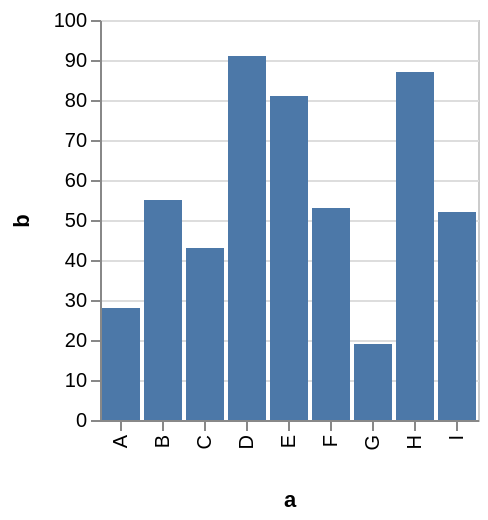

Here is the Vega-Lite specification saved for this chart:
### Vega specification from a JSON file in a GitHub repository (floating-point values rounded to 4 significant figures)
{"$schema": "https://vega.github.io/schema/vega/v3.0.json", "description": "A simple bar chart with embedded data.", "autosize": "pad", "padding": 5, "encode": {"update": {"stroke": {"value": "#ccc"}, "fill": {"value": "transparent"}}}, "data": [{"name": "source_0", "values": [{"a": "A", "b": 28}, {"a": "B", "b": 55}, {"a": "C", "b": 43}, {"a": "D", "b": 91}, {"a": "E", "b": 81}, {"a": "F", "b": 53}, {"a": "G", "b": 19}, {"a": "H", "b": 87}, {"a": "I", "b": 52}]}, {"name": "data_0", "source": "source_0", "transform": [{"type": "formula", "expr": "toNumber(datum[\"b\"])", "as": "b"}, {"type": "filter", "expr": "datum[\"b\"] !== null && !isNaN(datum[\"b\"])"}]}], "signals": [{"name": "x_step", "value": 21}, {"name": "width", "update": "bandspace(domain('x').length, 0.1, 0.05) * x_step"}, {"name": "height", "update": "200"}], "marks": [{"name": "marks", "type": "rect", "role": "bar", "from": {"data": "data_0"}, "encode": {"update": {"x": {"scale": "x", "field": "a"}, "width": {"scale": "x", "band": true}, "y": {"scale": "y", "field": "b"}, "y2": {"scale": "y", "value": 0}, "fill": {"value": "#4c78a8"}, "tooltip": {"signal": "format(datum[\"b\"], '')"}}}}], "scales": [{"name": "x", "type": "band", "domain": {"data": "data_0", "field": "a", "sort": true}, "range": {"step": {"signal": "x_step"}}, "round": true, "paddingInner": 0.1, "paddingOuter": 0.05}, {"name": "y", "type": "linear", "domain": {"data": "data_0", "field": "b"}, "range": [{"signal": "height"}, 0], "round": true, "nice": true, "zero": true}], "axes": [{"scale": "x", "labelOverlap": true, "orient": "bottom", "title": "a", "zindex": 1, "encode": {"labels": {"update": {"angle": {"value": 270}, "align": {"value": "right"}, "baseline": {"value": "middle"}}}}}, {"scale": "y", "labelOverlap": true, "orient": "left", "title": "b", "zindex": 1}, {"scale": "y", "domain": false, "grid": true, "labels": false, "maxExtent": 0, "minExtent": 0, "orient": "left", "ticks": false, "zindex": 0, "gridScale": "x"}], "config": {"axis": {"minExtent": 30}}}
